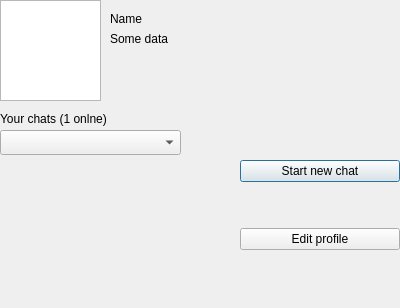
<?xml version="1.0" encoding="UTF-8"?>
<ui version="4.0">
 <class>Dialog</class>
 <widget class="QDialog" name="Dialog">
  <property name="geometry">
   <rect>
    <x>0</x>
    <y>0</y>
    <width>400</width>
    <height>308</height>
   </rect>
  </property>
  <property name="windowTitle">
   <string>Ananymous chat</string>
  </property>
  <widget class="QGraphicsView" name="profile_photo">
   <property name="geometry">
    <rect>
     <x>0</x>
     <y>0</y>
     <width>101</width>
     <height>101</height>
    </rect>
   </property>
  </widget>
  <widget class="QLabel" name="name_label">
   <property name="geometry">
    <rect>
     <x>110</x>
     <y>10</y>
     <width>67</width>
     <height>17</height>
    </rect>
   </property>
   <property name="text">
    <string>Name</string>
   </property>
  </widget>
  <widget class="QLabel" name="data_label">
   <property name="geometry">
    <rect>
     <x>110</x>
     <y>30</y>
     <width>111</width>
     <height>17</height>
    </rect>
   </property>
   <property name="text">
    <string>Some data</string>
   </property>
  </widget>
  <widget class="QComboBox" name="chats_cbox">
   <property name="geometry">
    <rect>
     <x>0</x>
     <y>130</y>
     <width>181</width>
     <height>25</height>
    </rect>
   </property>
   <property name="cursor">
    <cursorShape>PointingHandCursor</cursorShape>
   </property>
  </widget>
  <widget class="QLabel" name="Chats_label">
   <property name="geometry">
    <rect>
     <x>0</x>
     <y>110</y>
     <width>181</width>
     <height>17</height>
    </rect>
   </property>
   <property name="text">
    <string>Your chats (1 onlne)</string>
   </property>
  </widget>
  <widget class="QWidget" name="verticalLayoutWidget">
   <property name="geometry">
    <rect>
     <x>240</x>
     <y>120</y>
     <width>160</width>
     <height>171</height>
    </rect>
   </property>
   <layout class="QVBoxLayout" name="verticalLayout">
    <item>
     <widget class="QPushButton" name="new_chat_button">
      <property name="cursor">
       <cursorShape>PointingHandCursor</cursorShape>
      </property>
      <property name="text">
       <string>Start new chat</string>
      </property>
     </widget>
    </item>
    <item>
     <widget class="QPushButton" name="edit_profile_button">
      <property name="cursor">
       <cursorShape>PointingHandCursor</cursorShape>
      </property>
      <property name="text">
       <string>Edit profile</string>
      </property>
     </widget>
    </item>
   </layout>
  </widget>
 </widget>
 <resources/>
 <connections/>
</ui>
